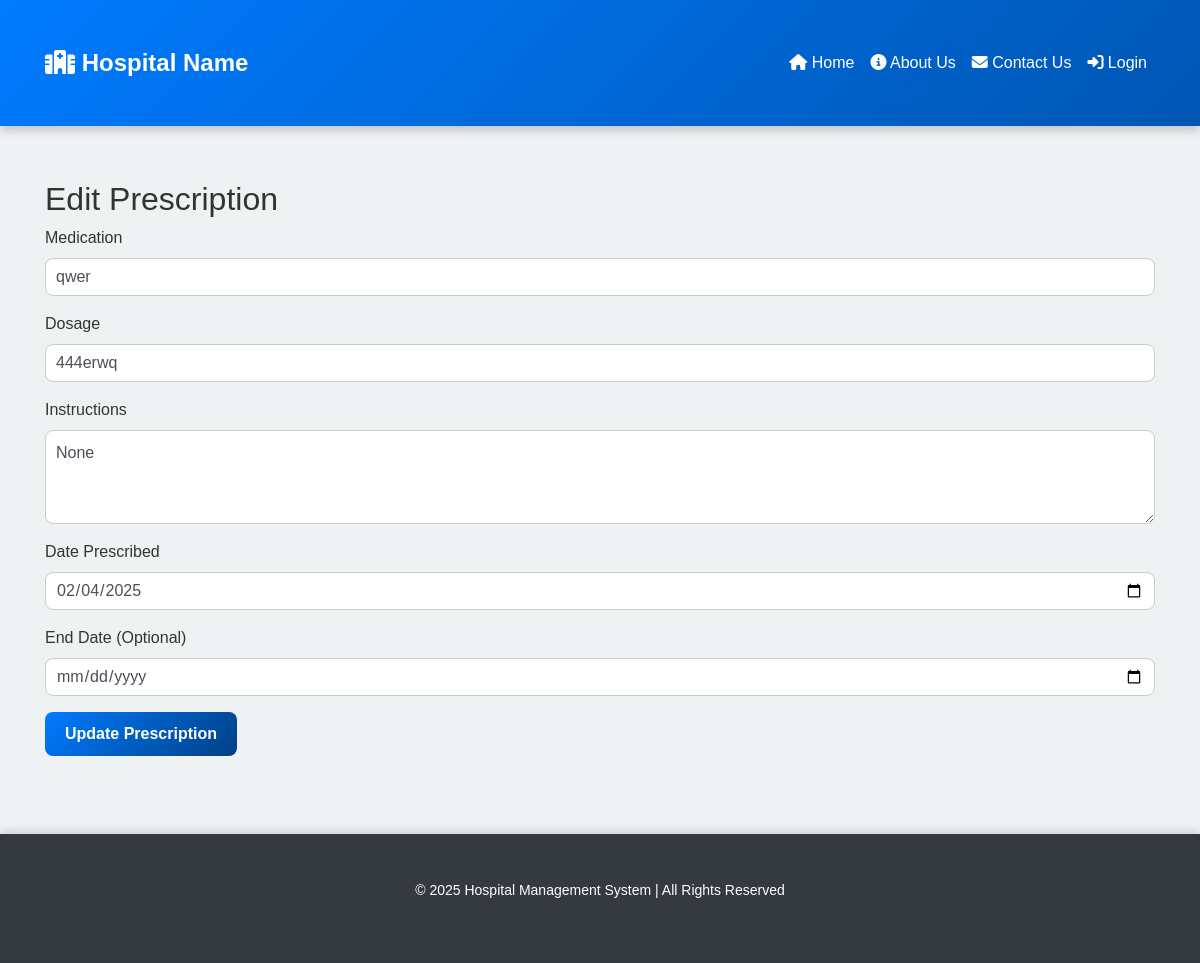
/doctor/prescription/edit/1, run on an earlier commit of the app's database.
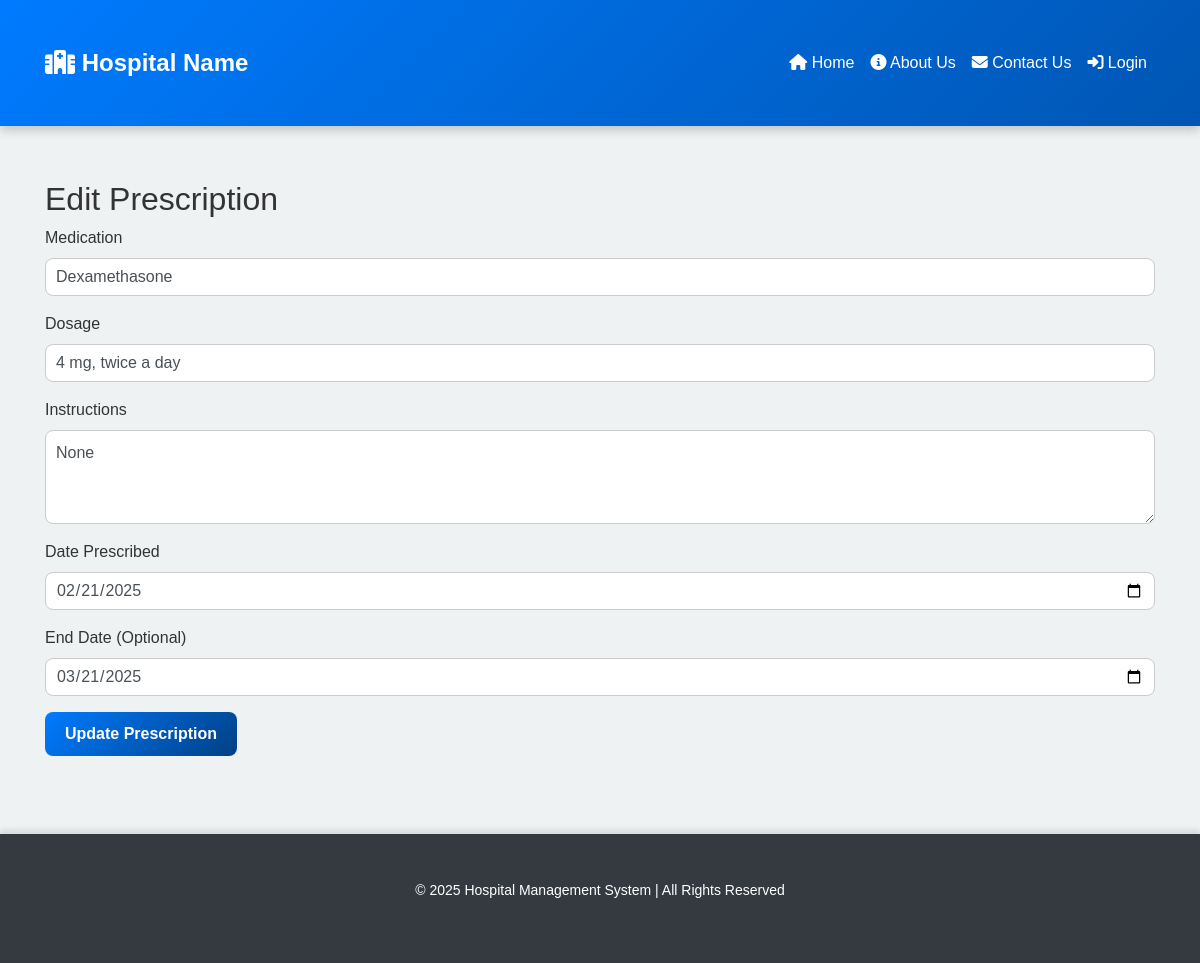
And on a later commit of the database.
### app/models.py (models this page shows)
class Prescription(db.Model):
    __tablename__ = 'prescription'
    id = db.Column(db.Integer, primary_key=True)
    patient_id = db.Column(db.Integer, db.ForeignKey('patient.id'), nullable=False)
    doctor_id = db.Column(db.Integer, db.ForeignKey('doctor.id'), nullable=False)
    medicine_name = db.Column(db.String(100), nullable=False)
    dosage = db.Column(db.String(100), nullable=False)
    instructions = db.Column(db.Text, nullable=True)
    date_prescribed = db.Column(db.DateTime, default=datetime.utcnow)
    end_date = db.Column(db.DateTime, nullable=True)
    patient = db.relationship('Patient', back_populates='prescriptions')
    doctor = db.relationship('Doctor', back_populates='prescriptions')

### app/routes.py (the view, shortened to what this page needs)
@doctor_routes.route('/prescription/edit/<int:prescription_id>', methods=['GET', 'POST'])
def edit_prescription(prescription_id):
    prescription = Prescription.query.get_or_404(prescription_id)
    return render_template('edit_prescription.html', prescription=prescription)

### app/templates/edit_prescription.html
{% extends "base.html" %}
{% block content %}
<h2>Edit Prescription</h2>
<form method="POST">
    <div class="form-group">
        <label for="medication">Medication</label>
        <input type="text" class="form-control" id="medication" name="medication" value="{{ prescription.medicine_name }}" required>
    </div>
    <div class="form-group">
        <label for="dosage">Dosage</label>
        <input type="text" class="form-control" id="dosage" name="dosage" value="{{ prescription.dosage }}" required>
    </div>
    <div class="form-group">
        <label for="instructions">Instructions</label>
        <textarea class="form-control" id="instructions" name="instructions" rows="3">{{ prescription.instructions }}</textarea>
    </div>
    <div class="form-group">
        <label for="date_prescribed">Date Prescribed</label>
        <input type="date" class="form-control" id="date_prescribed" name="date_prescribed" value="{{ prescription.date_prescribed.strftime('%Y-%m-%d') }}" required>
    </div>
    <div class="form-group">
        <label for="end_date">End Date (Optional)</label>
        <input type="date" class="form-control" id="end_date" name="end_date" value="{{ prescription.end_date.strftime('%Y-%m-%d') if prescription.end_date else '' }}">
    </div>
    <button type="submit" class="btn btn-primary">Update Prescription</button>
</form>
{% endblock %}

What changed in the data, as far as the page shows it:
changed Prescription "None": medication "qwer" → "Dexamethasone"; dosage "444erwq" → "4 mg, twice a day"; date_prescribed "02/04/2025" → "02/21/2025"; end_date (not shown) → "03/21/2025"
